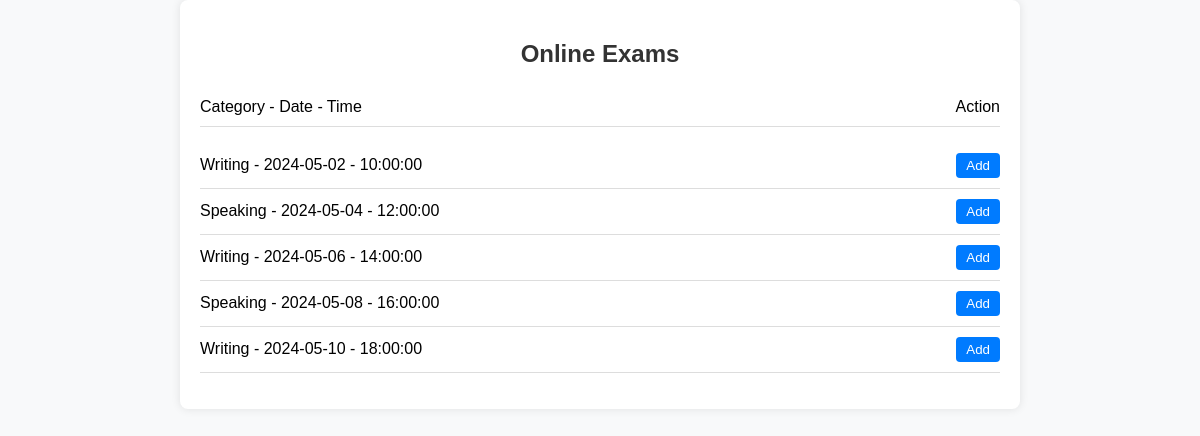
Page /check_online_exam.php on the committed database.
### tables this page shows
CREATE TABLE `exam` (
  `Exam_code` int(11) NOT NULL,
  `Date` date DEFAULT NULL,
  `Time` time DEFAULT NULL,
  `Category` enum('Reading','Writing','Listening','Speaking') DEFAULT NULL,
  `Type` enum('Live','Online') DEFAULT NULL
);

### check_online_exam.php (the view, shortened to what this page needs)
<?php
include('session.php');
$sql = "SELECT * FROM exam WHERE Type='Online'";
$result = $conn->query($sql);
?>
<!DOCTYPE html>
<html lang="en">
<head>
</head>
<body>
    <div class="container">
        <h2>Online Exams</h2>
        <?php if ($result->num_rows > 0) : ?>
            <ul class="column-headers">
                <li>
                    <span>Category - Date - Time</span>
                    <span>Action</span>
                </li>
            </ul>
            <ul>
                <?php while($row = $result->fetch_assoc()) : ?>
                    <li>
                        <span><?php echo $row["Category"] . " - " . $row["Date"] . " - " . $row["Time"]; ?></span>
                        <form action="<?php echo htmlspecialchars($_SERVER["PHP_SELF"]); ?>" method="post">
                            <button type="submit" class="add-button">Add</button>
                        </form>
                    </li>
                <?php endwhile; ?>
            </ul>
        <?php else : ?>
            <p>No online exams found.</p>
        <?php endif; ?>
    </div>
</body>
</html>

### check_online_exam.php (style rules this page uses)
body { font-family: Arial, sans-serif; margin: 0; padding: 0; background-color: #f8f9fa; }
.container { max-width: 800px; margin: 0 auto; padding: 20px; background-color: #fff; border-radius: 8px; box-shadow: 0 0 10px rgba(0, 0, 0, 0.1); }
h2 { color: #333; text-align: center; margin-bottom: 20px; }
ul { list-style-type: none; padding: 0; }
li { padding: 10px 0; border-bottom: 1px solid #ddd; display: flex; justify-content: space-between; align-items: center; }
.add-button { padding: 5px 10px; background-color: #007bff; color: #fff; border: none; border-radius: 4px; cursor: pointer; }

### rows in the picture
exam: Category "Writing", Date "2024-05-02", Time "10:00:00"
exam: Category "Speaking", Date "2024-05-04", Time "12:00:00"
exam: Category "Writing", Date "2024-05-06", Time "14:00:00"
exam: Category "Speaking", Date "2024-05-08", Time "16:00:00"
exam: Category "Writing", Date "2024-05-10", Time "18:00:00"
